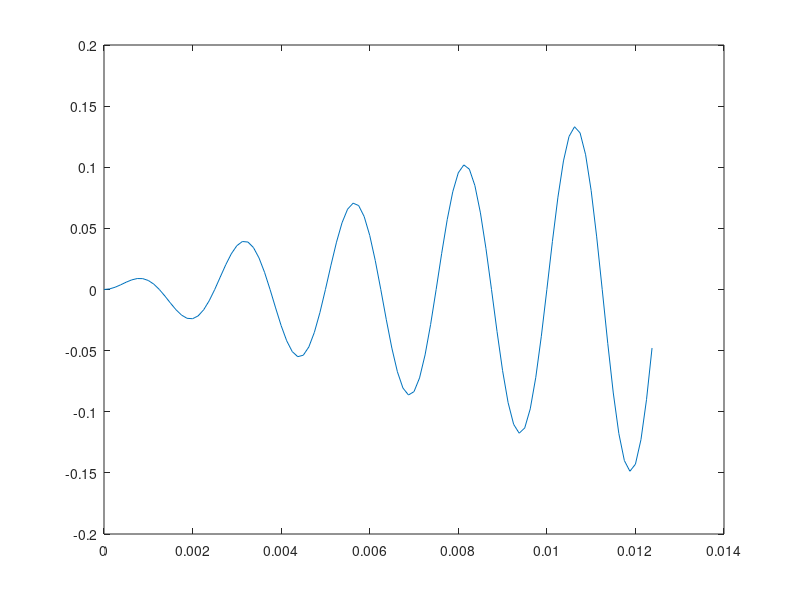

Recreate this plot in MATLAB. (Note: this script raises an error after producing the figure.)
function sound_1
global gSampleSec;
global gNumSec;
global gNSample;
global gX;
global gT;

gSampleSec=8000;
gNumSec=10;
gNSample=gSampleSec*gNumSec;
gX=zeros(1,gNSample);
gT=zeros(1,gNSample);

build1;
plot1;
write_file1;
return

%------------------------------------------------------------
%------------------------------------------------------------
%------------------------------------------------------------
function build1
global gSampleSec;
global gNumSec;
global gNSample;
global gX;
global gT;

DelT=1/8000.0;
Fc=400.0;
Fm=2.0;

gT = 0:DelT:gNumSec;

for N=1:gNSample
   gX(N) = 0.99*sin(2*pi*Fc*gT(N))*sin(2*pi*Fm*gT(N));
end

gX=gX/max(gX);
return
%------------------------------------------------------------
%------------------------------------------------------------
%------------------------------------------------------------
function plot1
global gX;
global gT;

plot(gT(1:100),gX(1:100))
return
%------------------------------------------------------------
%------------------------------------------------------------
%------------------------------------------------------------
function write_file1
global gX;

wavwrite(gX,'test1.wav')
return
